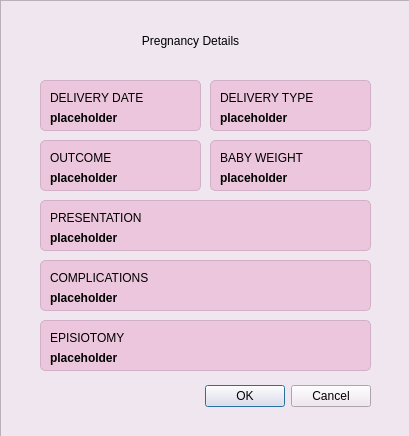
<?xml version="1.0" encoding="UTF-8"?>
<ui version="4.0">
 <class>Dialog</class>
 <widget class="QDialog" name="Dialog">
  <property name="geometry">
   <rect>
    <x>0</x>
    <y>0</y>
    <width>409</width>
    <height>436</height>
   </rect>
  </property>
  <property name="windowTitle">
   <string>Dialog</string>
  </property>
  <widget class="QFrame" name="frame">
   <property name="geometry">
    <rect>
     <x>0</x>
     <y>0</y>
     <width>481</width>
     <height>441</height>
    </rect>
   </property>
   <property name="styleSheet">
    <string notr="true">background-color: rgb(240, 230, 240);</string>
   </property>
   <property name="frameShape">
    <enum>QFrame::StyledPanel</enum>
   </property>
   <property name="frameShadow">
    <enum>QFrame::Raised</enum>
   </property>
   <widget class="QLabel" name="address_label_2">
    <property name="geometry">
     <rect>
      <x>70</x>
      <y>20</y>
      <width>241</width>
      <height>41</height>
     </rect>
    </property>
    <property name="sizePolicy">
     <sizepolicy hsizetype="Expanding" vsizetype="Expanding">
      <horstretch>0</horstretch>
      <verstretch>0</verstretch>
     </sizepolicy>
    </property>
    <property name="styleSheet">
     <string notr="true">font: 16pt &quot;Segoe UI&quot;;</string>
    </property>
    <property name="text">
     <string>Pregnancy Details</string>
    </property>
    <property name="alignment">
     <set>Qt::AlignCenter</set>
    </property>
   </widget>
   <widget class="QFrame" name="frame_2">
    <property name="geometry">
     <rect>
      <x>40</x>
      <y>80</y>
      <width>161</width>
      <height>51</height>
     </rect>
    </property>
    <property name="styleSheet">
     <string notr="true">border-radius: 5px;
background-color: rgb(236, 198, 220);
border: 1px solid rgb(210, 177, 200);</string>
    </property>
    <property name="frameShape">
     <enum>QFrame::StyledPanel</enum>
    </property>
    <property name="frameShadow">
     <enum>QFrame::Raised</enum>
    </property>
    <widget class="QLabel" name="EC_middleName_label_3">
     <property name="geometry">
      <rect>
       <x>10</x>
       <y>10</y>
       <width>101</width>
       <height>16</height>
      </rect>
     </property>
     <property name="styleSheet">
      <string notr="true">font: 10pt &quot;Segoe UI&quot;;border: none;</string>
     </property>
     <property name="text">
      <string>DELIVERY DATE</string>
     </property>
    </widget>
    <widget class="QLabel" name="EC_middleName_label_4">
     <property name="geometry">
      <rect>
       <x>10</x>
       <y>30</y>
       <width>101</width>
       <height>16</height>
      </rect>
     </property>
     <property name="styleSheet">
      <string notr="true">font: 10pt &quot;Segoe UI&quot;;border: none;font-weight:bold;</string>
     </property>
     <property name="text">
      <string>placeholder</string>
     </property>
    </widget>
   </widget>
   <widget class="QFrame" name="frame_3">
    <property name="geometry">
     <rect>
      <x>210</x>
      <y>80</y>
      <width>161</width>
      <height>51</height>
     </rect>
    </property>
    <property name="styleSheet">
     <string notr="true">border-radius: 5px;
background-color: rgb(236, 198, 220);
border: 1px solid rgb(210, 177, 200);</string>
    </property>
    <property name="frameShape">
     <enum>QFrame::StyledPanel</enum>
    </property>
    <property name="frameShadow">
     <enum>QFrame::Raised</enum>
    </property>
    <widget class="QLabel" name="EC_middleName_label_6">
     <property name="geometry">
      <rect>
       <x>10</x>
       <y>10</y>
       <width>101</width>
       <height>16</height>
      </rect>
     </property>
     <property name="styleSheet">
      <string notr="true">font: 10pt &quot;Segoe UI&quot;;border: none;</string>
     </property>
     <property name="text">
      <string>DELIVERY TYPE</string>
     </property>
    </widget>
    <widget class="QLabel" name="EC_middleName_label_13">
     <property name="geometry">
      <rect>
       <x>10</x>
       <y>30</y>
       <width>101</width>
       <height>16</height>
      </rect>
     </property>
     <property name="styleSheet">
      <string notr="true">font: 10pt &quot;Segoe UI&quot;;border: none;font-weight:bold;</string>
     </property>
     <property name="text">
      <string>placeholder</string>
     </property>
    </widget>
   </widget>
   <widget class="QFrame" name="frame_4">
    <property name="geometry">
     <rect>
      <x>40</x>
      <y>140</y>
      <width>161</width>
      <height>51</height>
     </rect>
    </property>
    <property name="styleSheet">
     <string notr="true">border-radius: 5px;
background-color: rgb(236, 198, 220);
border: 1px solid rgb(210, 177, 200);</string>
    </property>
    <property name="frameShape">
     <enum>QFrame::StyledPanel</enum>
    </property>
    <property name="frameShadow">
     <enum>QFrame::Raised</enum>
    </property>
    <widget class="QLabel" name="EC_middleName_label_5">
     <property name="geometry">
      <rect>
       <x>10</x>
       <y>10</y>
       <width>71</width>
       <height>16</height>
      </rect>
     </property>
     <property name="styleSheet">
      <string notr="true">font: 10pt &quot;Segoe UI&quot;;border: none;</string>
     </property>
     <property name="text">
      <string>OUTCOME</string>
     </property>
    </widget>
    <widget class="QLabel" name="EC_middleName_label_14">
     <property name="geometry">
      <rect>
       <x>10</x>
       <y>30</y>
       <width>101</width>
       <height>16</height>
      </rect>
     </property>
     <property name="styleSheet">
      <string notr="true">font: 10pt &quot;Segoe UI&quot;;border: none;font-weight:bold;</string>
     </property>
     <property name="text">
      <string>placeholder</string>
     </property>
    </widget>
   </widget>
   <widget class="QFrame" name="frame_5">
    <property name="geometry">
     <rect>
      <x>210</x>
      <y>140</y>
      <width>161</width>
      <height>51</height>
     </rect>
    </property>
    <property name="styleSheet">
     <string notr="true">border-radius: 5px;
background-color: rgb(236, 198, 220);
border: 1px solid rgb(210, 177, 200);</string>
    </property>
    <property name="frameShape">
     <enum>QFrame::StyledPanel</enum>
    </property>
    <property name="frameShadow">
     <enum>QFrame::Raised</enum>
    </property>
    <widget class="QLabel" name="EC_middleName_label_7">
     <property name="geometry">
      <rect>
       <x>10</x>
       <y>10</y>
       <width>131</width>
       <height>16</height>
      </rect>
     </property>
     <property name="styleSheet">
      <string notr="true">font: 10pt &quot;Segoe UI&quot;;border: none;</string>
     </property>
     <property name="text">
      <string>BABY WEIGHT</string>
     </property>
    </widget>
    <widget class="QLabel" name="EC_middleName_label_15">
     <property name="geometry">
      <rect>
       <x>10</x>
       <y>30</y>
       <width>101</width>
       <height>16</height>
      </rect>
     </property>
     <property name="styleSheet">
      <string notr="true">font: 10pt &quot;Segoe UI&quot;;border: none;font-weight:bold;</string>
     </property>
     <property name="text">
      <string>placeholder</string>
     </property>
    </widget>
   </widget>
   <widget class="QFrame" name="frame_6">
    <property name="geometry">
     <rect>
      <x>40</x>
      <y>260</y>
      <width>331</width>
      <height>51</height>
     </rect>
    </property>
    <property name="styleSheet">
     <string notr="true">border-radius: 5px;
background-color: rgb(236, 198, 220);
border: 1px solid rgb(210, 177, 200);</string>
    </property>
    <property name="frameShape">
     <enum>QFrame::StyledPanel</enum>
    </property>
    <property name="frameShadow">
     <enum>QFrame::Raised</enum>
    </property>
    <widget class="QLabel" name="EC_middleName_label_9">
     <property name="geometry">
      <rect>
       <x>10</x>
       <y>10</y>
       <width>111</width>
       <height>16</height>
      </rect>
     </property>
     <property name="styleSheet">
      <string notr="true">font: 10pt &quot;Segoe UI&quot;;border: none;</string>
     </property>
     <property name="text">
      <string>COMPLICATIONS</string>
     </property>
    </widget>
    <widget class="QLabel" name="EC_middleName_label_17">
     <property name="geometry">
      <rect>
       <x>10</x>
       <y>30</y>
       <width>101</width>
       <height>16</height>
      </rect>
     </property>
     <property name="styleSheet">
      <string notr="true">font: 10pt &quot;Segoe UI&quot;;border: none;font-weight:bold;</string>
     </property>
     <property name="text">
      <string>placeholder</string>
     </property>
    </widget>
   </widget>
   <widget class="QFrame" name="frame_7">
    <property name="geometry">
     <rect>
      <x>40</x>
      <y>320</y>
      <width>331</width>
      <height>51</height>
     </rect>
    </property>
    <property name="styleSheet">
     <string notr="true">border-radius: 5px;
background-color: rgb(236, 198, 220);
border: 1px solid rgb(210, 177, 200);</string>
    </property>
    <property name="frameShape">
     <enum>QFrame::StyledPanel</enum>
    </property>
    <property name="frameShadow">
     <enum>QFrame::Raised</enum>
    </property>
    <widget class="QLabel" name="EC_middleName_label_10">
     <property name="geometry">
      <rect>
       <x>10</x>
       <y>10</y>
       <width>111</width>
       <height>16</height>
      </rect>
     </property>
     <property name="styleSheet">
      <string notr="true">font: 10pt &quot;Segoe UI&quot;;border: none;</string>
     </property>
     <property name="text">
      <string>EPISIOTOMY</string>
     </property>
    </widget>
    <widget class="QLabel" name="EC_middleName_label_18">
     <property name="geometry">
      <rect>
       <x>10</x>
       <y>30</y>
       <width>101</width>
       <height>16</height>
      </rect>
     </property>
     <property name="styleSheet">
      <string notr="true">font: 10pt &quot;Segoe UI&quot;;border: none;font-weight:bold;</string>
     </property>
     <property name="text">
      <string>placeholder</string>
     </property>
    </widget>
   </widget>
   <widget class="QFrame" name="frame_8">
    <property name="geometry">
     <rect>
      <x>40</x>
      <y>200</y>
      <width>331</width>
      <height>51</height>
     </rect>
    </property>
    <property name="styleSheet">
     <string notr="true">border-radius: 5px;
background-color: rgb(236, 198, 220);
border: 1px solid rgb(210, 177, 200);</string>
    </property>
    <property name="frameShape">
     <enum>QFrame::StyledPanel</enum>
    </property>
    <property name="frameShadow">
     <enum>QFrame::Raised</enum>
    </property>
    <widget class="QLabel" name="EC_middleName_label_12">
     <property name="geometry">
      <rect>
       <x>10</x>
       <y>10</y>
       <width>111</width>
       <height>16</height>
      </rect>
     </property>
     <property name="styleSheet">
      <string notr="true">font: 10pt &quot;Segoe UI&quot;;border: none;</string>
     </property>
     <property name="text">
      <string>PRESENTATION</string>
     </property>
    </widget>
    <widget class="QLabel" name="EC_middleName_label_16">
     <property name="geometry">
      <rect>
       <x>10</x>
       <y>30</y>
       <width>101</width>
       <height>16</height>
      </rect>
     </property>
     <property name="styleSheet">
      <string notr="true">font: 10pt &quot;Segoe UI&quot;;border: none;font-weight:bold;</string>
     </property>
     <property name="text">
      <string>placeholder</string>
     </property>
    </widget>
   </widget>
   <widget class="QDialogButtonBox" name="buttonBox">
    <property name="geometry">
     <rect>
      <x>30</x>
      <y>380</y>
      <width>341</width>
      <height>32</height>
     </rect>
    </property>
    <property name="orientation">
     <enum>Qt::Horizontal</enum>
    </property>
    <property name="standardButtons">
     <set>QDialogButtonBox::Cancel|QDialogButtonBox::Ok</set>
    </property>
   </widget>
  </widget>
 </widget>
 <resources/>
 <connections>
  <connection>
   <sender>buttonBox</sender>
   <signal>accepted()</signal>
   <receiver>Dialog</receiver>
   <slot>accept()</slot>
   <hints>
    <hint type="sourcelabel">
     <x>248</x>
     <y>254</y>
    </hint>
    <hint type="destinationlabel">
     <x>157</x>
     <y>274</y>
    </hint>
   </hints>
  </connection>
  <connection>
   <sender>buttonBox</sender>
   <signal>rejected()</signal>
   <receiver>Dialog</receiver>
   <slot>reject()</slot>
   <hints>
    <hint type="sourcelabel">
     <x>316</x>
     <y>260</y>
    </hint>
    <hint type="destinationlabel">
     <x>286</x>
     <y>274</y>
    </hint>
   </hints>
  </connection>
 </connections>
</ui>
